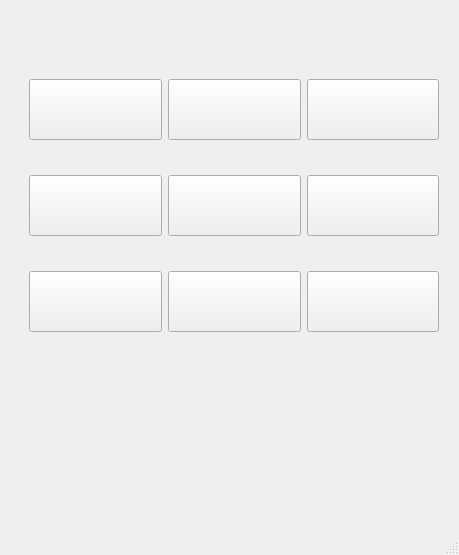
<?xml version="1.0" encoding="UTF-8"?>
<ui version="4.0">
 <class>MainWindow</class>
 <widget class="QMainWindow" name="MainWindow">
  <property name="geometry">
   <rect>
    <x>0</x>
    <y>0</y>
    <width>459</width>
    <height>555</height>
   </rect>
  </property>
  <property name="font">
   <font>
    <pointsize>45</pointsize>
    <bold>true</bold>
   </font>
  </property>
  <property name="windowTitle">
   <string>MainWindow</string>
  </property>
  <widget class="QWidget" name="centralwidget">
   <widget class="QLabel" name="label">
    <property name="geometry">
     <rect>
      <x>30</x>
      <y>400</y>
      <width>241</width>
      <height>51</height>
     </rect>
    </property>
    <property name="text">
     <string/>
    </property>
   </widget>
   <widget class="QWidget" name="">
    <property name="geometry">
     <rect>
      <x>29</x>
      <y>50</y>
      <width>410</width>
      <height>311</height>
     </rect>
    </property>
    <property name="font">
     <font>
      <pointsize>35</pointsize>
      <bold>true</bold>
      <kerning>false</kerning>
     </font>
    </property>
    <layout class="QGridLayout" name="gridLayout">
     <item row="0" column="0">
      <widget class="QPushButton" name="pushButton00">
       <property name="font">
        <font>
         <pointsize>35</pointsize>
         <bold>true</bold>
         <kerning>false</kerning>
        </font>
       </property>
       <property name="text">
        <string/>
       </property>
      </widget>
     </item>
     <item row="0" column="1">
      <widget class="QPushButton" name="pushButton01">
       <property name="font">
        <font>
         <pointsize>35</pointsize>
         <bold>true</bold>
         <kerning>false</kerning>
        </font>
       </property>
       <property name="text">
        <string/>
       </property>
      </widget>
     </item>
     <item row="0" column="2">
      <widget class="QPushButton" name="pushButton02">
       <property name="font">
        <font>
         <pointsize>35</pointsize>
         <bold>true</bold>
         <kerning>false</kerning>
        </font>
       </property>
       <property name="text">
        <string/>
       </property>
      </widget>
     </item>
     <item row="1" column="0">
      <widget class="QPushButton" name="pushButton10">
       <property name="maximumSize">
        <size>
         <width>279</width>
         <height>16777215</height>
        </size>
       </property>
       <property name="font">
        <font>
         <pointsize>35</pointsize>
         <bold>true</bold>
         <kerning>false</kerning>
        </font>
       </property>
       <property name="text">
        <string/>
       </property>
      </widget>
     </item>
     <item row="1" column="1">
      <widget class="QPushButton" name="pushButton11">
       <property name="font">
        <font>
         <pointsize>35</pointsize>
         <bold>true</bold>
         <kerning>false</kerning>
        </font>
       </property>
       <property name="text">
        <string/>
       </property>
      </widget>
     </item>
     <item row="1" column="2">
      <widget class="QPushButton" name="pushButton12">
       <property name="font">
        <font>
         <pointsize>35</pointsize>
         <bold>true</bold>
         <kerning>false</kerning>
        </font>
       </property>
       <property name="text">
        <string/>
       </property>
      </widget>
     </item>
     <item row="2" column="0">
      <widget class="QPushButton" name="pushButton20">
       <property name="font">
        <font>
         <pointsize>35</pointsize>
         <bold>true</bold>
         <kerning>false</kerning>
        </font>
       </property>
       <property name="text">
        <string/>
       </property>
      </widget>
     </item>
     <item row="2" column="1">
      <widget class="QPushButton" name="pushButton21">
       <property name="font">
        <font>
         <pointsize>35</pointsize>
         <bold>true</bold>
         <kerning>false</kerning>
        </font>
       </property>
       <property name="text">
        <string/>
       </property>
      </widget>
     </item>
     <item row="2" column="2">
      <widget class="QPushButton" name="pushButton22">
       <property name="font">
        <font>
         <pointsize>35</pointsize>
         <bold>true</bold>
         <kerning>false</kerning>
        </font>
       </property>
       <property name="text">
        <string/>
       </property>
      </widget>
     </item>
    </layout>
   </widget>
  </widget>
  <widget class="QStatusBar" name="statusbar"/>
 </widget>
 <resources/>
 <connections/>
</ui>
